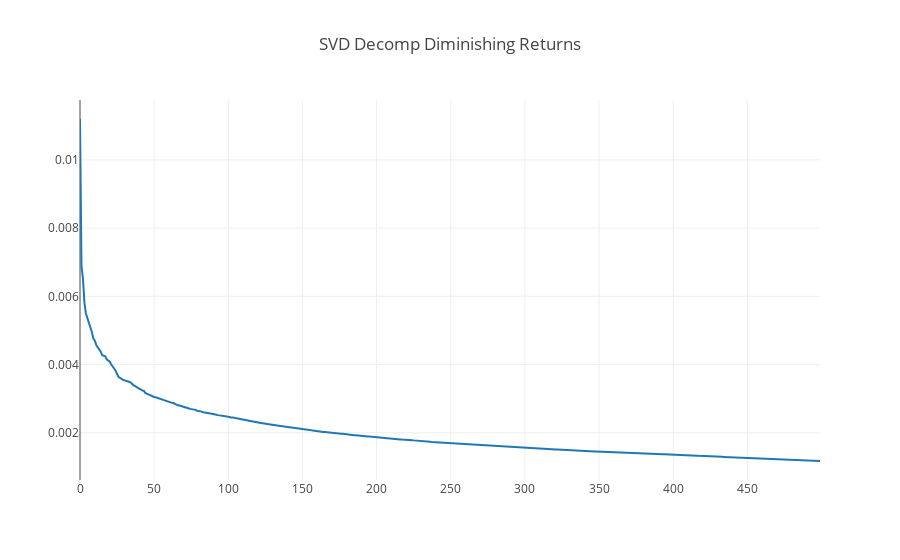

The code cell stored with this chart in its notebook:
### Code cell
import plotly as py
import plotly.graph_objs as go
from plotly.offline import init_notebook_mode, iplot
init_notebook_mode(True)

svd_data = go.Scatter(
    x = np.arange(eigens_div.shape[0]),
    y = eigens_div.tolist(),
)

layout = go.Layout(
    title="SVD Decomp Diminishing Returns"
)

fig = go.Figure(data=[svd_data], layout=layout)

iplot(fig)

### Figure 1 — Plotly figure (JSON) as saved in the notebook; plotly's stock layout.template omitted (floating-point values rounded to 4 significant figures; data arrays with more than 128 entries replaced by an {"elided": "..."} marker saying what was removed)
{"data": [{"type": "scatter", "uid": "f5f3213a-9d12-11e8-a39a-4ccc6adfe28c", "x": {"elided": "500 int values"}, "y": {"elided": "500 float values"}}], "layout": {"title": "SVD Decomp Diminishing Returns"}}
